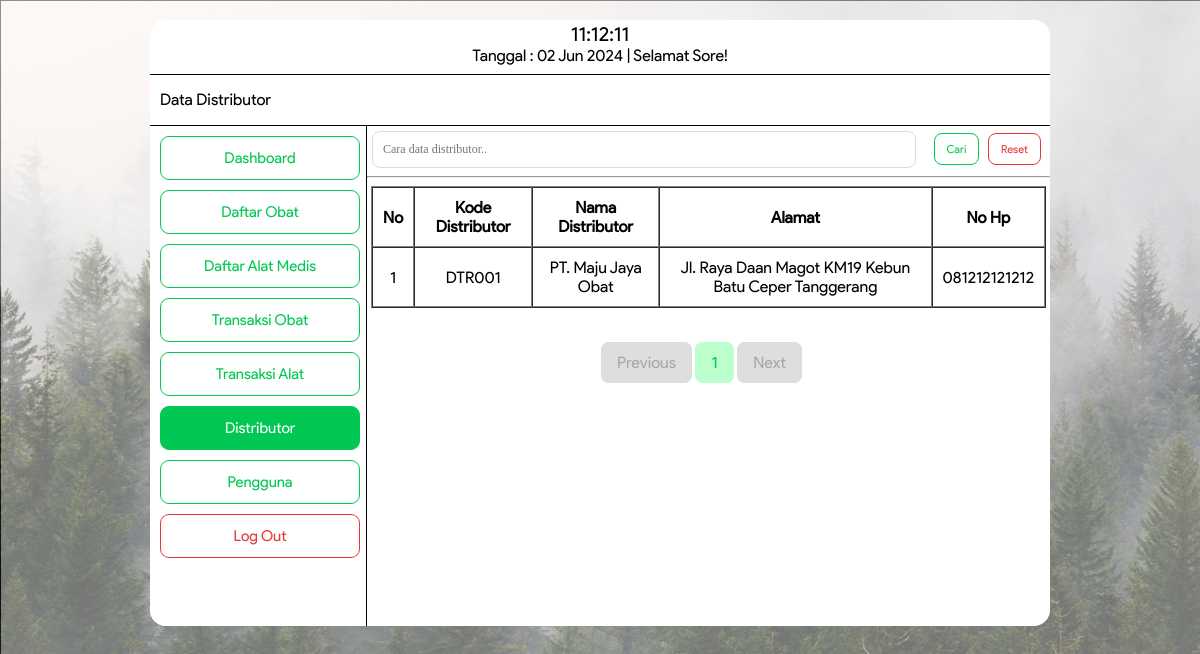
The page /distributor.php (signed in) on the database its author committed.
### tables this page shows
CREATE TABLE `tb_dstr` (
  `id` int(200) NOT NULL,
  `kode_dstr` varchar(200) NOT NULL,
  `nama_dstr` char(200) NOT NULL,
  `alamat` varchar(200) NOT NULL,
  `no_hp` varchar(200) NOT NULL
);

### distributor.php (the view, shortened to what this page needs)
<!DOCTYPE html>
<html>
<head>
	<link rel="stylesheet" type="text/css" href="asset/distributor.css">
</head>
<body style="background-image: url(BG.png)">
	<div class="bingkai">
		<div class="header">
			<label>
				<div id="clock" style="font-size: 20px"></div>
				<?php
					$tanggal= mktime(date("m"),date("d"),date("Y"));
					echo "Tanggal : ".date("d M Y", $tanggal)." ";
					$a = date ("H");
					if (($a>=6) && ($a<=11)){
					echo "| Selamat Pagi!";
					}
					else if(($a>11) && ($a<=15))
					{
					echo "| Selamat Siang!";}
					else if (($a>15) && ($a<=18)){
					echo "| Selamat Sore!";}
					else { echo "| Selamat Malam!";}
				?>
			</label>
		</div>
		<div class="menu">
				<form method="post" action="">
					<label>Data Distributor</label>
				</form>
		</div>
		<div class="badan">
			<div class="sidebar">
        <form method="" action="dashboard.php">
					<button class="dashboard" type="submit">Dashboard</button>
				</form>
				<form class="daftarobat" method="" action="daftarobat.php">
					<button type="submit">Daftar Obat</button>
				</form>
        <form class="daftaralat" method="" action="daftaralat.php">
          <button type="submit">Daftar Alat Medis</button>
        </form>
			  <form class="transaksiobat" method="" action="datatransaksi.php">
          <button type="submit">Transaksi Obat</button>
        </form>
        <form class="transaksialat" method="" action="databeli.php">
          <button type="submit">Transaksi Alat</button>
        </form>
				<form class="distributor" method="" action="distributor.php">
					<button type="submit">Distributor</button>
				</form>
				<form class="pengguna" method="" action="daftarpengguna.php">
					<button type="submit">Pengguna</button>
				</form>
				<form class="logout" method="post" action="logout.php">
					<button onclick="return confirm('Anda Yakin Ingin Log Out?')" type="submit">Log Out</button>
				</form>
			</div>
			<form>
            <div class="search">
              <input type="text" id="KataKunci" name="KataKunci" placeholder="Cara data distributor.." required="" value="<?php if (isset($_GET['KataKunci']))  echo $_GET['KataKunci']; ?>">
              <button class="cari" type="submit">Cari</button>
              <button class="resetbtn" onclick="location.href='distributor.php'" type="button">Reset</button>
            </div>
          </form>
                 <hr>
								 <div class="content">
					 				<table border="1" width="100%" align="center" cellspacing="0" cellpadding="10">
					 					<tr>
					 						<th>No</th>
					 						<th>Kode Distributor</th>
					 						<th>Nama Distributor</th>
					 						<th>Alamat</th>
					 						<th>No Hp</th>
					 					</tr>
					 					  <?php
      include "koneksi.php";
      $page = (isset($_GET['page']))? (int) $_GET['page'] : 1;
      $kolomCari=(isset($_GET['Kolom']))? $_GET['Kolom'] : "";
      $kolomKataKunci=(isset($_GET['KataKunci']))? $_GET['KataKunci'] : "";
      $limit = 5;
      $limitStart = ($page - 1) * $limit;
      if($kolomCari=="" && $kolomKataKunci==""){
        $SqlQuery = mysqli_query($koneksi, "SELECT * FROM tb_dstr LIMIT ".$limitStart.",".$limit);
      }else{
        $SqlQuery = mysqli_query($koneksi, "SELECT * FROM tb_dstr WHERE nama_dstr LIKE '%$kolomKataKunci%' LIMIT ".$limitStart.",".$limit);
      }
      $no = $limitStart + 1;
      while($row = mysqli_fetch_array($SqlQuery)){
      ?>
					         		<tr align="center">
					         			<td>
					         				<?php echo $no++; ?>
					         			</td>
					             		<td>
					                 		<?php echo $row['kode_dstr'];?>
					             		</td>
					             		<td>
					                 		<?php echo $row['nama_dstr'];?>
					             		</td>
					             		<td>
					                 		<?php echo $row['alamat'];?>
					             		</td>
					             		<td>
					                 		<?php echo $row['no_hp'];?>
					             		</td>
					         		</tr>
					                 <?php
					                  }
					                 ?>
					 				</table>
		<div class="paging">
      <?php
        if($page == 1){
      ?>
        <a class="disabled" href="#">Previous</a>
      <?php
        }
      ?>
      <?php
        if($kolomCari=="" && $kolomKataKunci==""){
          $SqlQuery = mysqli_query($koneksi, "SELECT * FROM tb_dstr");
        }else{
          $SqlQuery = mysqli_query($koneksi, "SELECT * FROM tb_dstr WHERE nama_dstr LIKE '%$kolomKataKunci%'");
        }
        $JumlahData = mysqli_num_rows($SqlQuery);
        $jumlahPage = ceil($JumlahData / $limit);
        $jumlahNumber = 1;
        $startNumber = ($page > $jumlahNumber)? $page - $jumlahNumber : 1;
        $endNumber = ($page < ($jumlahPage - $jumlahNumber))? $page + $jumlahNumber : $jumlahPage;
        for($i = $startNumber; $i <= $endNumber; $i++){
          if($kolomCari=="" && $kolomKataKunci==""){
      ?>
          <a class="number" href="distributor.php?page=<?php echo $i; ?>"><?php echo $i; ?></a>
      <?php
        }else{
          ?>
          <a class="number" href="distributor.php?Kolom=<?php echo $kolomCari;?>&KataKunci=<?php echo $kolomKataKunci;?>&page=<?php echo $i; ?>"><?php echo $i; ?></a>
          <?php
        }
      }
      ?>
      <?php
       if($page == $jumlahPage){
      ?>
        <a class="disabled" href="#">Next</a>
      <?php
      }
      ?>
  </div>
		</div>
					 		</div>
					 	</div>
</body>
</html>

### asset/distributor.css (style rules this page uses)
div { font-family: ProductSans; }
body { background-image: url(BG.png); background-size: cover; font-family: ProductSans; }
button { font-family: ProductSans; }
.bingkai { background: white; width: 900px; margin: 20px auto; border-radius: 16px; }
.bingkai .header { background: white; height: 50px; padding: 2px; border-radius: 16px 16px 0px 0px; border-bottom: solid 1px; text-align: center; }
.bingkai .menu { background: white; height: 50px; border-bottom: solid 1px; }
.bingkai .menu label { float: left; padding: 10px; margin-right: 225px; margin-top: 5px; }
.badan { height: 500px; }
.bingkai .badan .sidebar { background: #FFF; float: left; width: 24%; height: 100%; border-radius: 0px 0px 0px 16px; border-right: solid 1px; }
.bingkai .badan .sidebar button { background-color: white; color: #00C853; font-size: 15px; padding: 12px; width: 200px; margin-top: 10px; margin-left: 10px; cursor: pointer; border: solid 1px #00C853; border-radius: 9px; }
.bingkai .badan .sidebar .logout button { background-color: white; color: #E53935; font-size: 15px; padding: 12px; width: 200px; margin-top: 10px; margin-left: 10px; cursor: pointer; border: solid 1px #E53935; border-radius: 9px; }
.bingkai .badan .sidebar .distributor button { background-color: #00C853; color: white; font-size: 15px; padding: 12px; width: 200px; margin-top: 10px; margin-left: 10px; cursor: pointer; border: solid 1px #00C853; border-radius: 9px; }
.bingkai .badan .content { background: white; float: left; margin-left: 4px; height: auto; width: 75%; border-radius: 0px 0px 16px 0px; }
.bingkai .badan .content .paging { margin-left: 230px; margin-top: 30px; }
.bingkai .badan .content .paging .disabled { text-decoration: none; color: #A8A8A8; background-color: #DEDEDE; font-family: ProductSans; border: solid 1px #DEDEDE; line-height: 50px; padding: 10px 15px 10px 15px; border-radius: 8px; }
.bingkai .badan .content .paging .number { text-decoration: none; color: #00C853; background-color: #BCFFCC; font-family: ProductSans; border: solid 1px #BCFFCC; line-height: 50px; padding: 10px 15px 10px 15px; border-radius: 8px; }
.bingkai .badan .search input { border-radius: 8px; border: solid 1px #DCDCDE; padding: 10px; width: 58%; margin-top: 5px; margin-left: 5px; font-size: 12px; font-family: product sans; }
.bingkai .badan .search .cari { background-color: white; color: #00C853; border: solid 1px #00C853; border-radius: 8px; padding: 8px 12px 8px 12px; font-size: 11px; margin-left: 14px; margin-right: 5px; }
.bingkai .badan .search .resetbtn { background-color: white; color: #E53935; border: solid 1px #E53935; border-radius: 8px; padding: 8px 12px 8px 12px; font-size: 11px; }

### rows shown on the page
tb_dstr: kode_dstr "DTR001", nama_dstr "PT. Maju Jaya Obat", alamat "Jl. Raya Daan Magot KM19 Kebun Batu Ceper Tanggerang", no_hp "081212121212"
